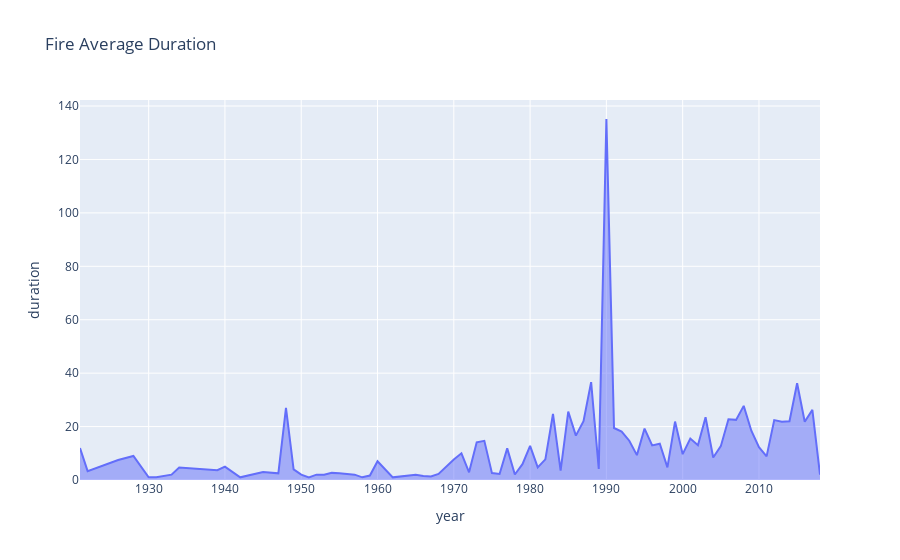

This figure's notebook cell:
### Code cell
df_5 = pd.read_csv('wildfires_grouped_task5.csv')

fig_6 = px.area(df_5, x="year", y="duration",
             title="Fire Average Duration")
fig_6.show()

### Figure 1 — Plotly figure (JSON) as saved in the notebook; plotly's stock layout.template omitted (floating-point values rounded to 4 significant figures)
{"data": [{"fillpattern": {"shape": ""}, "hovertemplate": "year=%{x}<br>duration=%{y}<extra></extra>", "legendgroup": "", "line": {"color": "#636efa"}, "marker": {"symbol": "circle"}, "mode": "lines", "name": "", "orientation": "v", "showlegend": false, "stackgroup": "1", "type": "scatter", "x": [1921, 1922, 1926, 1928, 1930, 1931, 1933, 1934, 1939, 1940, 1942, 1945, 1947, 1948, 1949, 1950, 1951, 1952, 1953, 1954, 1955, 1957, 1958, 1959, 1960, 1961, 1962, 1965, 1966, 1967, 1968, 1970, 1971, 1972, 1973, 1974, 1975, 1976, 1977, 1978, 1979, 1980, 1981, 1982, 1983, 1984, 1985, 1986, 1987, 1988, 1989, 1990, 1991, 1992, 1993, 1994, 1995, 1996, 1997, 1998, 1999, 2000, 2001, 2002, 2003, 2004, 2005, 2006, 2007, 2008, 2009, 2010, 2011, 2012, 2013, 2014, 2015, 2016, 2017, 2018], "xaxis": "x", "y": [12, 3.333, 7.5, 9, 1, 1, 2, 4.667, 3.667, 5, 1, 3, 2.5, 27, 4, 2, 1, 2, 2, 2.667, 2.5, 2, 1, 1.667, 7, 4, 1, 2, 1.5, 1.333, 2.25, 7.7, 10, 2.871, 14.1, 14.67, 2.579, 2.25, 11.85, 2.056, 5.926, 12.79, 4.72, 7.727, 24.71, 3.484, 25.58, 16.61, 21.99, 36.65, 4.118, 135.1, 19.47, 18.16, 14.7, 9.316, 19.25, 12.94, 13.59, 4.714, 21.87, 9.667, 15.51, 13, 23.49, 8.418, 12.67, 22.74, 22.51, 27.75, 18.44, 12.28, 8.841, 22.42, 21.83, 22, 36.21, 21.79, 26.24, 2], "yaxis": "y"}], "layout": {"autosize": true, "legend": {"tracegroupgap": 0}, "title": {"text": "Fire Average Duration"}, "xaxis": {"anchor": "y", "autorange": true, "domain": [0, 1], "range": [1921, 2018], "title": {"text": "year"}, "type": "linear"}, "yaxis": {"anchor": "x", "autorange": true, "domain": [0, 1], "range": [0, 142.3], "title": {"text": "duration"}, "type": "linear"}}}
